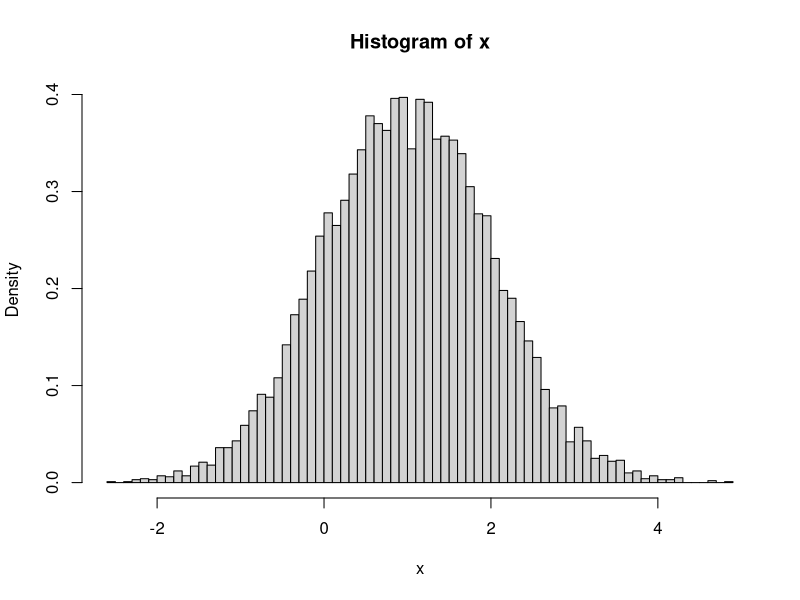

R code for this plot:
# EM algorithm examples




# Multinomial data example
p = .3
probs = c( .5, .25*p, .25*(1-p), .25*(1-p), .25*p)
n = 1000

# Generate a full vector of 5 components
y = rmultinom(n=1, size=n, prob=probs)

# However, we only observe
x = c( y[1]+y[2], y[3], y[4], y[5])

# EM algorithm to learn theta
p = 1
p_old = 0
iter = 0
while( abs(p - p_old) > 10^-4){
	
	p_old = p
	 
	# E step
	q_old = p_old / (2 + p_old)
	
	# M step
	p = (x[4] + q_old*x[1])	/ (x[2] + x[3] + x[4] + q_old*x[1])
	
	iter = iter +1
	cat(paste0("iteration ",iter," p = ",p,"\n"))
}





# Gaussian mixture model example
mu = c( 1, 1, 1)
sigma = c(1, 1, 1)
p = c( .7, .2, .1)
m = length(mu)

n = 10000
y = sample( 1:m, size=n, prob=p, replace=T) 

x = rep( NA, n)
for(i in 1:n) x[i] = rnorm( n=1, mean=mu[y[i]], sd=sigma[y[i]])
hist(x, freq=F, breaks=floor(sqrt(n)))



# EM algorithm to learn theta

# First we need a helper function
f_yi_given_xi = function( j, xi, theta){
	
	f = rep( NA, m)
	for(k in 1:m){
		mu_k = theta[mu_index[k]] 
		sigma_k = theta[sigma_index[k]]
		p_k = theta[p_index[k]] 
		f[k] = p_k * exp(-(xi - mu_k)^2 / (2*sigma_k^2)) / (sigma_k * sqrt(2*pi))
	}
	
	return(f[j] / sum(f))
}
f_yi_given_xi = Vectorize( f_yi_given_xi, vectorize.args="xi")


mu_index = 1:m
sigma_index = (m+1):(2*m)
p_index = (2*m+1):(3*m)

# Look at the histogram of x to determine reasonable initial values
theta = c( 4, 2, 0, 1, 1, 1, 1/3, 1/3, 1/3)
theta_old = rep( 0, 3*m)
iter = 0
while( sum((theta - theta_old)^2) > 10^-6){
	
	theta_old = theta
	
	for(j in 1:3){
		
		total = sum(f_yi_given_xi( j, x, theta_old))
		
		theta[mu_index[j]] = sum(x * f_yi_given_xi(j,x,theta_old)) / total
		
		ss = (x - theta_old[mu_index[j]])^2
		theta[sigma_index[j]] = sqrt(sum(ss * f_yi_given_xi(j,x,theta_old)) / total)
		
		theta[p_index[j]] = total / n
	}
	
	iter = iter +1
	cat(paste0("iteration ",iter," theta = ",theta,"\n"))
}


theta[mu_index]
theta[sigma_index]
theta[p_index]



















